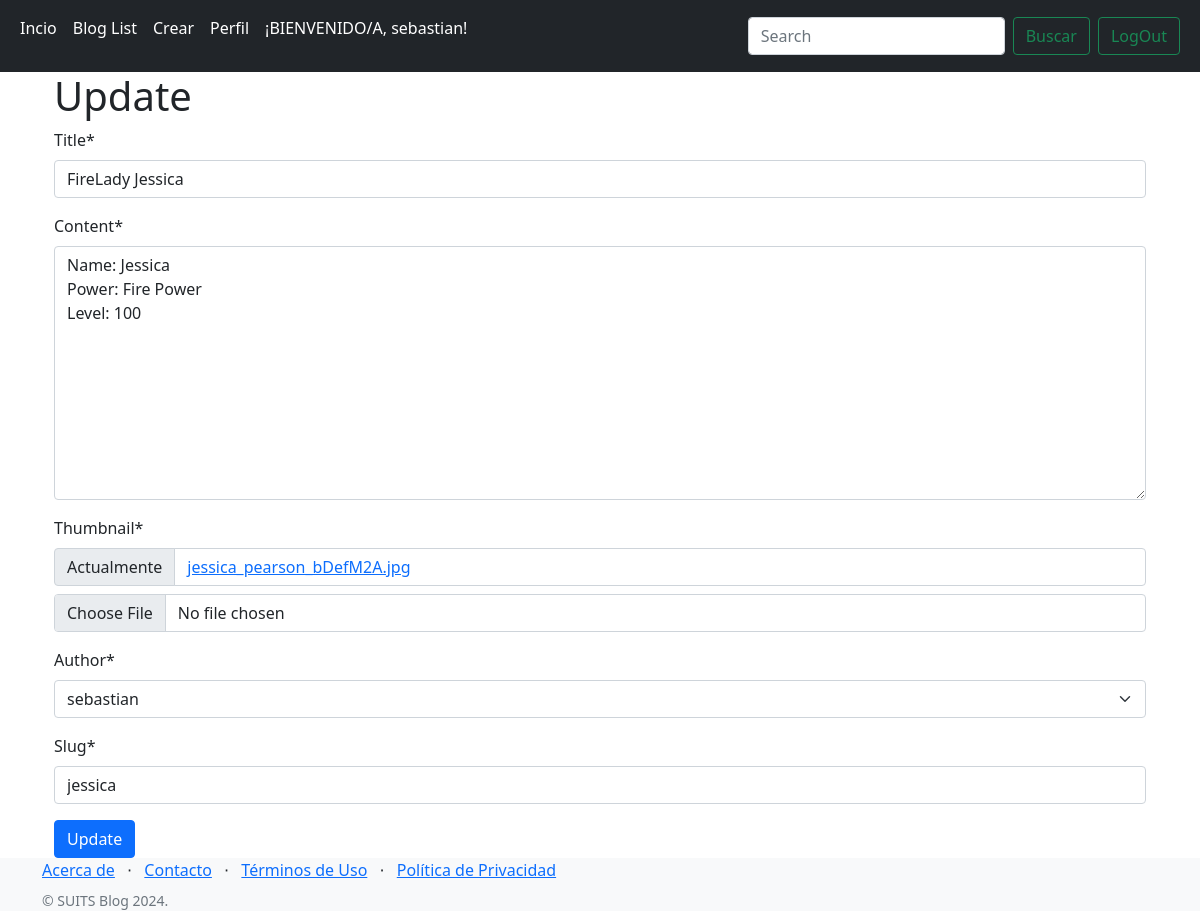
Screenshot of /jessica/update/ (signed in) with the database file from the repository.
### blog/posts/models.py (models this page shows, shortened)
class User(AbstractUser):
    user_avatar=models.OneToOneField('posts.User',on_delete=models.CASCADE,null=True,blank=True)
    def __str__(self):
        return self.username

class Post(models.Model):
    title = models.CharField(max_length=100)
    content = models.TextField()
    thumbnail = models.ImageField()
    publish_date = models.DateTimeField(auto_now_add=True)
    last_updated = models.DateTimeField(auto_now=True)
    author = models.ForeignKey(User, on_delete=models.CASCADE)
    slug = models.SlugField()

### blog/posts/views.py (the view)
# urls.py: path('<slug>/update/',PostUpdateView.as_view(),name='update'),
class PostUpdateView(UpdateView):
    class_form=PostForm
    model= Post
    fields=['title','content','thumbnail','author','slug']
    success_url='/'
    def get_context_data(self,**kwargs):
        context=super().get_context_data(**kwargs)
        context.update({
            'view_type':'update',
            'form':self.get_form(),
            'object':self.get_object(),
        })
        return context

### blog/templates/posts/post_form.html (shortened to what this page needs)
{% extends "base.html" %}
{% load crispy_forms_tags %}
{% block content %}
    <div class='container'>
        <h1> {{view_type.capitalize}} </h1>
        <form method='post' enctype='multipart/form-data'>
            {{form|crispy}}
            <button class='btn btn-primary' type='submit'>{{view_type|title}}</button>
        </form>
    </div>
{% endblock content %}

### blog/templates/base.html (shortened to what this page needs)
<!DOCTYPE html>
<html lang="es">
  {% load static %}
  <head>
    <link
      href="https://cdn.jsdelivr.net/npm/bootstrap@5.1.3/dist/css/bootstrap.min.css"
      rel="stylesheet"
    />
    <link
      rel="stylesheet"
      href="https://cdnjs.cloudflare.com/ajax/libs/font-awesome/6.0.0-beta3/css/all.min.css"
    />
  </head>
 <body style=''>
      <nav class="navbar navbar-expand-lg navbar-dark bg-dark">
        <div class="container-fluid">
          <div class="collapse navbar-collapse" id="navbarSupportedContent">
            <ul class="navbar-nav me-auto mb-2 mb-lg-0">
              <li class="nav-item">
                <a class="nav-link active" aria-current="page" href="{% url 'home' %}">Incio</a>
              </li>
              <li class="nav-item">
                <a class="nav-link active" aria-current="page" href="{% url 'list' %}">Blog List</a>
              </li>
              <li class="nav-item d-flex align-items-center justify-content-between">
                {% if request.user.is_authenticated %}
                  <li><a class="nav-link active" aria-current="page" href="{% url 'create' %}">Crear</a></li>
                  <li><a class="nav-link active" aria-current="page" href="{% url 'profile' %}">Perfil</a></li>
                  <p class="nav-link active" aria-current="page">¡BIENVENIDO/A, {{user.username}}!</p>
                {% endif %}
              </li>
            </ul>
            <form class="d-flex">
              <input class="form-control me-2" type="search" placeholder="Search" aria-label="Search"/>
              <button class="btn btn-outline-success me-2" type="submit">Buscar</button>
              {% if request.user.is_authenticated %}
                <a class="btn btn-outline-success me-2" href="{% url 'logout_view' %}">LogOut</a>
              {% else %}
                <a class="btn btn-outline-success me-2" href="{% url 'login' %}">Login</a>
                <a class="btn btn-outline-success me-2" href="{% url 'register' %}">Registrar</a>
              {% endif %}
            </form>
          </div>
        </div>
      </nav>
      <div class="container">
          {% block content %}
          {% endblock content %}
      </div>
      <footer class="footer bg-light">
        <div class="container">
            <div class="row">
                <div class="col-lg-6 h-100 text-center text-lg-start my-auto">
                    <ul class="list-inline mb-2">
                        <li class="list-inline-item"><a href="#!">Acerca de</a></li>
                        <li class="list-inline-item">⋅</li>
                        <li class="list-inline-item"><a href={% url "contacto" %}>Contacto</a></li>
                        <li class="list-inline-item">⋅</li>
                        <li class="list-inline-item"><a href="#!">Términos de Uso</a></li>
                        <li class="list-inline-item">⋅</li>
                        <li class="list-inline-item"><a href="#!">Política de Privacidad</a></li>
                    </ul>
                    <p class="text-muted small mb-4 mb-lg-0">&copy; SUITS Blog 2024.</p>
                </div>
                <div class="col-lg-6 h-100 text-center text-lg-end my-auto">
                    <ul class="list-inline mb-0">
                    </ul>
                </div>
            </div>
        </div>
    </footer>
 </body>
</html>

### rows the page displays
User: username "sebastian"
Post: title "FireLady Jessica", content "Name: Jessica Power: Fire Power Level: 100", author "sebastian", slug "jessica"

### other values shown
{{ view_type.capitalize }} "Update"
{{ view_type|title }} "Update"
